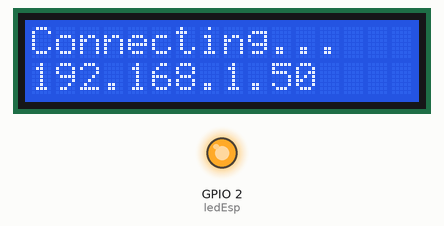
A sketch run on a simulated ESP8266 (NodeMCU). Parts: 16×2 character LCD, output pins drawn as LEDs (lit = HIGH). WiFi joins after 1.5 s; servers stay silent unless stated; what the sketch prints to the serial monitor is not drawn.

Above: at 2.2 s.
At 3.3 s:
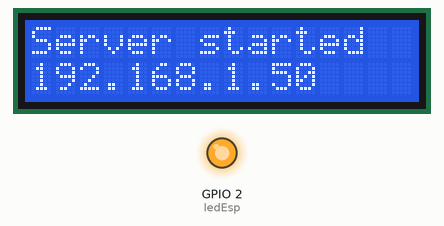
At 4.3 s:
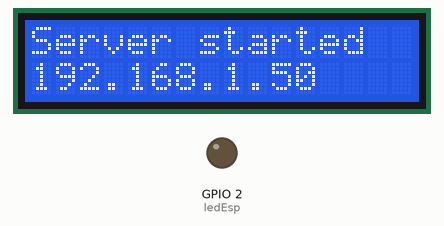
Timing chart, 0 to 5.8 s (numbered marks = the images above):
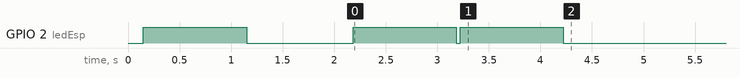

Measured:
- what the display in image 0 shows lasts 1.0 s, from 2.2 s to 3.2 s

The sketch:

esp8266_ic2_example.ino
```cpp
#include <ESP8266WiFi.h>
#include <ESP8266HTTPClient.h>
#include <WiFiClient.h>
#include <ESP8266WebServer.h>
#include <ESP8266mDNS.h>
#include <Wire.h>
#include <LiquidCrystal_I2C.h>

// IC2 -> Esp8266
// GND -> GND
// VCC -> VIN
// SDA -> D2
// SCL -> D1

const char* login = "";
const char* password = "";
const int serverPort = 80;
const int serialBps = 115200;
const int ledEsp = 2;

ESP8266WebServer server(serverPort);
LiquidCrystal_I2C lcd(0x27,2,1,0,4,5,6,7,3, POSITIVE);

void setup() {
	//ARDUINO
	Serial.begin(serialBps);
	pinMode(ledEsp, OUTPUT);

	//LCD
	lcd.begin(16,2);
	cleanLcd();
	cleanLcd2();

	//WIFI
	WiFi.mode(WIFI_STA);
	WiFi.begin(login, password);

	printLcd("Connecting...");
	while (WiFi.status() != WL_CONNECTED) {
		delay(1000);
	}

	printLcd2(IpAddress2String(WiFi.localIP()));

	if (MDNS.begin("esp8266")) {
		Serial.println("MDNS responder started");
	}

	setRoutes();
	server.begin();
	printLcd("Server started");
}

void loop() {
	server.handleClient();
	// doGetRequest("alexeimlsn.com.br")
}

void cleanLcd() {
	lcd.setCursor(0,0);
	lcd.print("                         ");
	lcd.setCursor(0,0);
}

void cleanLcd2() {
	lcd.setCursor(0,1);
	lcd.print("                         ");
	lcd.setCursor(0,1);
}

void printLcd(String input) {
	cleanLcd();
	lcd.print(input);
	Serial.println(input);
	blink();
}

void printLcd2(String input) {
	cleanLcd2();
	lcd.print(input);
	Serial.println(input);
	blink();
}

void blink() {
	digitalWrite(ledEsp, HIGH);
	delay(1000);
	digitalWrite(ledEsp, LOW);
}

void setRoutes() {
	server.on("/", handleRoot);

	server.on("/inline", [](){
		server.send(200, "text/plain", "this works as well");
	});

	server.onNotFound(handleNotFound);
}

void handleRoot() {
	String msg;

	msg = "<b>ESP8266</b> is running! Port A0: ";
	msg += analogRead(A0);

	server.send(200, "text/html", msg);
}

void handleNotFound(){
	server.send(404, "text/plain", "Not Found\n");
}

void doGetRequest(String requestUrl) {
	if (WiFi.status() == WL_CONNECTED) {
		HTTPClient http;

		http.begin(requestUrl.c_str());
		int httpResponseCode = http.GET();

		if (httpResponseCode == 200) {
			String payload = http.getString();
			Serial.println(payload);
		}

		http.end();
	}
}

String IpAddress2String(const IPAddress& ipAddress) {
	return String(ipAddress[0]) + String(".") +
	String(ipAddress[1]) + String(".") +
	String(ipAddress[2]) + String(".") +
	String(ipAddress[3]);
}
```
